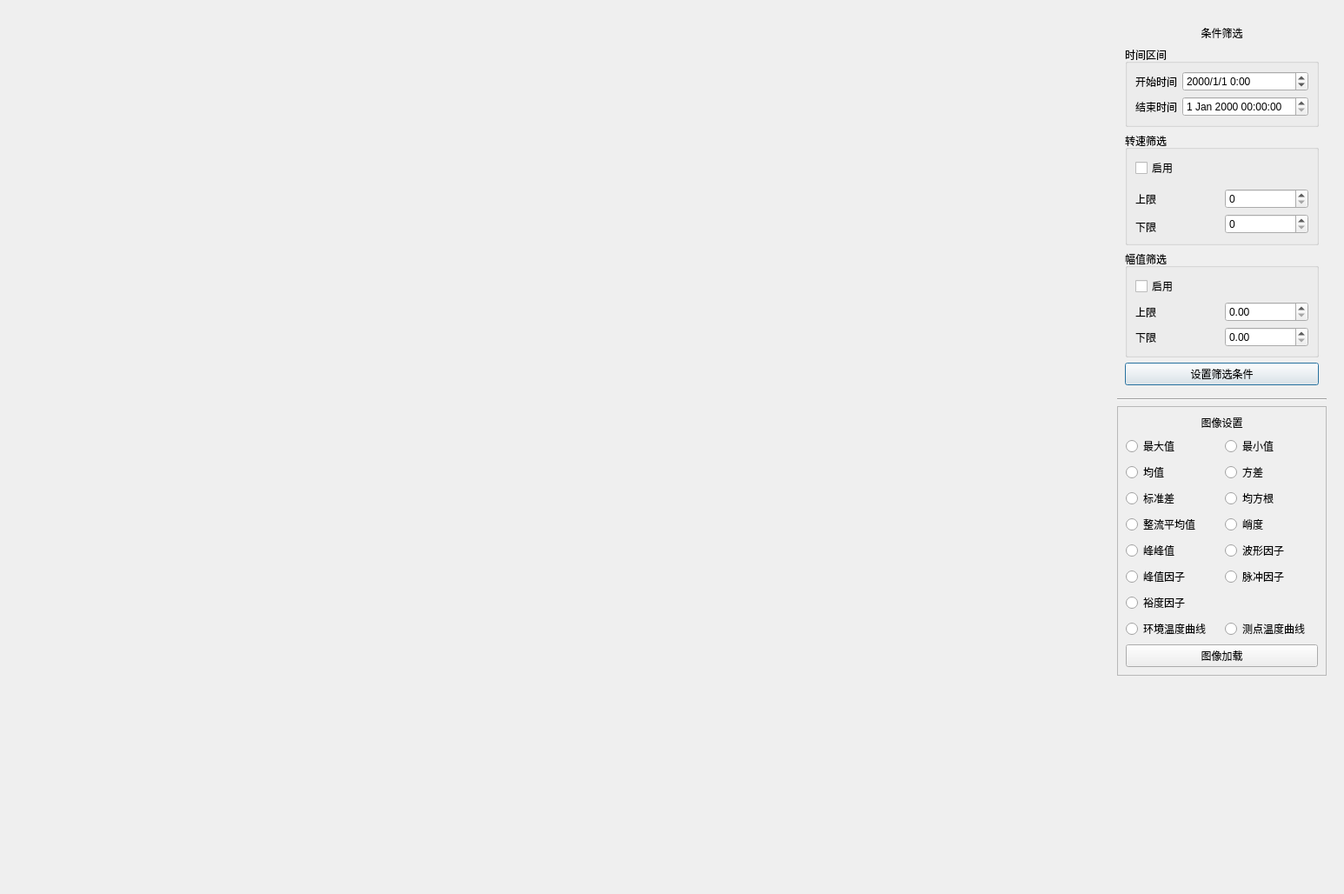
<?xml version="1.0" encoding="UTF-8"?>
<ui version="4.0">
 <class>frmHistoricalTrends</class>
 <widget class="QDialog" name="frmHistoricalTrends">
  <property name="geometry">
   <rect>
    <x>0</x>
    <y>0</y>
    <width>1546</width>
    <height>1028</height>
   </rect>
  </property>
  <property name="sizePolicy">
   <sizepolicy hsizetype="Fixed" vsizetype="Preferred">
    <horstretch>0</horstretch>
    <verstretch>0</verstretch>
   </sizepolicy>
  </property>
  <property name="windowTitle">
   <string>Dialog</string>
  </property>
  <layout class="QHBoxLayout" name="horizontalLayout">
   <item>
    <widget class="QCustomPlot" name="widgetCustomplot" native="true"/>
   </item>
   <item>
    <widget class="QWidget" name="widgetmenu" native="true">
     <property name="sizePolicy">
      <sizepolicy hsizetype="Fixed" vsizetype="Preferred">
       <horstretch>0</horstretch>
       <verstretch>0</verstretch>
      </sizepolicy>
     </property>
     <layout class="QVBoxLayout" name="verticalLayout_3">
      <item>
       <widget class="QWidget" name="widget_select" native="true">
        <property name="sizePolicy">
         <sizepolicy hsizetype="Preferred" vsizetype="Preferred">
          <horstretch>0</horstretch>
          <verstretch>0</verstretch>
         </sizepolicy>
        </property>
        <layout class="QVBoxLayout" name="verticalLayout_2">
         <item>
          <widget class="QLabel" name="labScreen">
           <property name="sizePolicy">
            <sizepolicy hsizetype="Preferred" vsizetype="Fixed">
             <horstretch>0</horstretch>
             <verstretch>0</verstretch>
            </sizepolicy>
           </property>
           <property name="text">
            <string>条件筛选</string>
           </property>
           <property name="alignment">
            <set>Qt::AlignCenter</set>
           </property>
          </widget>
         </item>
         <item>
          <widget class="QGroupBox" name="gbox_time">
           <property name="title">
            <string>时间区间</string>
           </property>
           <layout class="QGridLayout" name="gridLayout_2">
            <item row="0" column="1">
             <widget class="QDateTimeEdit" name="datetimeStart">
              <property name="sizePolicy">
               <sizepolicy hsizetype="Minimum" vsizetype="Fixed">
                <horstretch>0</horstretch>
                <verstretch>0</verstretch>
               </sizepolicy>
              </property>
              <property name="displayFormat">
               <string>yyyy/M/d H:mm</string>
              </property>
             </widget>
            </item>
            <item row="0" column="0">
             <widget class="QLabel" name="labStartTime">
              <property name="text">
               <string>开始时间</string>
              </property>
             </widget>
            </item>
            <item row="1" column="0">
             <widget class="QLabel" name="labEndTime">
              <property name="text">
               <string>结束时间</string>
              </property>
             </widget>
            </item>
            <item row="1" column="1">
             <widget class="QDateTimeEdit" name="dateTimeEnd"/>
            </item>
           </layout>
          </widget>
         </item>
         <item>
          <widget class="QGroupBox" name="gbox_speed">
           <property name="title">
            <string>转速筛选</string>
           </property>
           <layout class="QGridLayout" name="gridLayout">
            <item row="4" column="0">
             <widget class="QLabel" name="labSpeedDown">
              <property name="sizePolicy">
               <sizepolicy hsizetype="Preferred" vsizetype="Preferred">
                <horstretch>0</horstretch>
                <verstretch>0</verstretch>
               </sizepolicy>
              </property>
              <property name="text">
               <string>下限</string>
              </property>
             </widget>
            </item>
            <item row="1" column="0" rowspan="3">
             <widget class="QLabel" name="labSpeedUp">
              <property name="text">
               <string>上限</string>
              </property>
             </widget>
            </item>
            <item row="0" column="0">
             <widget class="QCheckBox" name="cboxScreenSpeed">
              <property name="text">
               <string>启用</string>
              </property>
             </widget>
            </item>
            <item row="3" column="1" rowspan="2">
             <widget class="QSpinBox" name="sboxSpeedDown"/>
            </item>
            <item row="2" column="1">
             <widget class="QSpinBox" name="sboxSpeedUp">
              <property name="suffix">
               <string/>
              </property>
              <property name="prefix">
               <string/>
              </property>
             </widget>
            </item>
           </layout>
          </widget>
         </item>
         <item>
          <widget class="QGroupBox" name="gbox_valuesmlit">
           <property name="title">
            <string>幅值筛选</string>
           </property>
           <layout class="QGridLayout" name="gridLayout_4">
            <item row="0" column="0">
             <widget class="QCheckBox" name="cboxScreenValue">
              <property name="text">
               <string>启用</string>
              </property>
             </widget>
            </item>
            <item row="1" column="0">
             <widget class="QLabel" name="labValueUp">
              <property name="text">
               <string>上限</string>
              </property>
             </widget>
            </item>
            <item row="1" column="1">
             <widget class="QDoubleSpinBox" name="sboxValueUp">
              <property name="prefix">
               <string/>
              </property>
             </widget>
            </item>
            <item row="2" column="0">
             <widget class="QLabel" name="labValueDown">
              <property name="text">
               <string>下限</string>
              </property>
             </widget>
            </item>
            <item row="2" column="1">
             <widget class="QDoubleSpinBox" name="sboxValueDown"/>
            </item>
           </layout>
          </widget>
         </item>
         <item>
          <widget class="QPushButton" name="btnSelete">
           <property name="text">
            <string>设置筛选条件</string>
           </property>
          </widget>
         </item>
        </layout>
       </widget>
      </item>
      <item>
       <widget class="Line" name="line">
        <property name="orientation">
         <enum>Qt::Horizontal</enum>
        </property>
       </widget>
      </item>
      <item>
       <widget class="QFrame" name="widgetImageCheck">
        <property name="sizePolicy">
         <sizepolicy hsizetype="Preferred" vsizetype="Fixed">
          <horstretch>0</horstretch>
          <verstretch>0</verstretch>
         </sizepolicy>
        </property>
        <property name="frameShape">
         <enum>QFrame::StyledPanel</enum>
        </property>
        <property name="frameShadow">
         <enum>QFrame::Raised</enum>
        </property>
        <layout class="QVBoxLayout" name="verticalLayout">
         <item>
          <widget class="QLabel" name="labImageCheck">
           <property name="sizePolicy">
            <sizepolicy hsizetype="Preferred" vsizetype="Fixed">
             <horstretch>0</horstretch>
             <verstretch>0</verstretch>
            </sizepolicy>
           </property>
           <property name="text">
            <string>图像设置</string>
           </property>
           <property name="alignment">
            <set>Qt::AlignCenter</set>
           </property>
          </widget>
         </item>
         <item>
          <layout class="QGridLayout" name="gridLayoutImage">
           <property name="sizeConstraint">
            <enum>QLayout::SetDefaultConstraint</enum>
           </property>
           <item row="1" column="1">
            <widget class="QRadioButton" name="rbtn_variance">
             <property name="text">
              <string>方差</string>
             </property>
            </widget>
           </item>
           <item row="5" column="0">
            <widget class="QRadioButton" name="rbtn_peak_factor">
             <property name="text">
              <string>峰值因子</string>
             </property>
            </widget>
           </item>
           <item row="6" column="0">
            <widget class="QRadioButton" name="rbtn_margin_factor">
             <property name="text">
              <string>裕度因子</string>
             </property>
            </widget>
           </item>
           <item row="4" column="0">
            <widget class="QRadioButton" name="rbtn_peak_to_peak">
             <property name="text">
              <string>峰峰值</string>
             </property>
            </widget>
           </item>
           <item row="0" column="1">
            <widget class="QRadioButton" name="rbtn_min">
             <property name="text">
              <string>最小值</string>
             </property>
            </widget>
           </item>
           <item row="1" column="0">
            <widget class="QRadioButton" name="rbtn_mean">
             <property name="text">
              <string>均值</string>
             </property>
            </widget>
           </item>
           <item row="2" column="1">
            <widget class="QRadioButton" name="rbtn_rms">
             <property name="text">
              <string>均方根</string>
             </property>
            </widget>
           </item>
           <item row="4" column="1">
            <widget class="QRadioButton" name="rbtn_crest_factor">
             <property name="text">
              <string>波形因子</string>
             </property>
            </widget>
           </item>
           <item row="0" column="0">
            <widget class="QRadioButton" name="rbtn_max">
             <property name="text">
              <string>最大值</string>
             </property>
            </widget>
           </item>
           <item row="3" column="0">
            <widget class="QRadioButton" name="rbtn_rectifiedmean">
             <property name="text">
              <string>整流平均值</string>
             </property>
            </widget>
           </item>
           <item row="3" column="1">
            <widget class="QRadioButton" name="rbtn_kurtosis">
             <property name="text">
              <string>峭度</string>
             </property>
            </widget>
           </item>
           <item row="5" column="1">
            <widget class="QRadioButton" name="rbtn_Impulse_factor">
             <property name="text">
              <string>脉冲因子</string>
             </property>
            </widget>
           </item>
           <item row="2" column="0">
            <widget class="QRadioButton" name="rbtn_std_deviation">
             <property name="text">
              <string>标准差</string>
             </property>
            </widget>
           </item>
           <item row="7" column="1">
            <widget class="QRadioButton" name="rbtn_PointTem">
             <property name="text">
              <string>测点温度曲线</string>
             </property>
            </widget>
           </item>
           <item row="7" column="0">
            <widget class="QRadioButton" name="rbtn_AmbientTem">
             <property name="text">
              <string>环境温度曲线</string>
             </property>
            </widget>
           </item>
          </layout>
         </item>
         <item>
          <widget class="QPushButton" name="btnImageLoad">
           <property name="text">
            <string>图像加载</string>
           </property>
          </widget>
         </item>
        </layout>
       </widget>
      </item>
      <item>
       <spacer name="verticalSpacer">
        <property name="orientation">
         <enum>Qt::Vertical</enum>
        </property>
        <property name="sizeHint" stdset="0">
         <size>
          <width>20</width>
          <height>40</height>
         </size>
        </property>
       </spacer>
      </item>
     </layout>
    </widget>
   </item>
  </layout>
 </widget>
 <customwidgets>
  <customwidget>
   <class>QCustomPlot</class>
   <extends>QWidget</extends>
   <header location="global">qcustomplot.h</header>
   <container>1</container>
  </customwidget>
 </customwidgets>
 <resources/>
 <connections/>
</ui>
